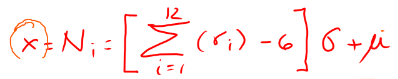
#> input picture trabajo02/normal.png, 398 x 79 px
$ jupyter execute 2.ipynb
#> lines starting #> are read from the running program, lines starting #| are printed output that depends on the picture
[cell 1]
import math
import numpy as np
import pandas  as pd
from matplotlib import pyplot as plt
import scipy.stats as st
import random

## DISTRIBUCIÓN NORMAL

En estadística y probabilidad se llama distribución normal, distribución de Gauss, distribución gaussiana o distribución de Laplace-Gauss, a una de las distribuciones de probabilidad de variable continua que con más frecuencia aparece en estadística y en la teoría de probabilidades.

[cell 2]
from PIL import Image
i = Image.open("normal.png")
#> i is the input picture: PIL image 398x79 RGB; mean R, G, B 255, 242.5, 242
width, height = i.size
#> width = 398; height = 79
i = i.resize((400,100))
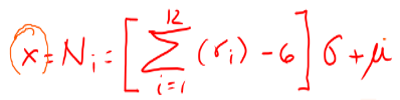
#> i: PIL image 400x100 RGB; mean R, G, B 255, 242.2, 241.8
display(i)

[cell 3]
def normal(a, b, data, n):
    x = []
    suma = []
    resta = []
    for i in range(n):
        sum = 0.0
        for j in range(12):
            aleatorio = random.choice(data)
            sum = sum + aleatorio
            data.remove(aleatorio)
        suma.append(sum)
        resta.append(sum-6)
        val = (sum - 6) * a + b
        x.append(round(val,4))
    return x, suma, resta

# GENERACIÓN DE NÚMEROS ALEATORIOS

###  Algoritmos congruencial cuadrático

Es un algoritmo congruencial no lineal que tiene la siguiente ecuación recursiva:

> $X_{i+1}=(aX_i^2+bX_i+c)mod(m) \hspace{1cm} i=0,1,2,3,...N$

En este caso, los números $r_i$ pueden ser generados con la ecuación:

> $r_i=\frac{X_i}{m−1} \hspace{1cm} i=0,1,2,3,...,n$

De acuerdo con L'Ecuyer, las condiciones que deben cumplir los parámetros $m,a,b,c$ para alcanzar un periodo máximo de $N=m$ son:

> $m=2^g$

> $a$ debe ser número par

> $c$ debe ser número impar

> $g$ debe ser entero

> $(b-1)mod4=1$.

[cell 4]
n = 10

def algoritmo_cuadratico(semilla,a,b,c,m):
  entero = (a*semilla**2+b*semilla+c)%m
  r = entero/(m-1)
  return r,entero

cantidad = n * 12
semilla = 3
pseudoaleatorios = []
for i in range(cantidad):
  r,semilla = algoritmo_cuadratico(semilla,a=1,b=0,c=0,m=991*997)
  pseudoaleatorios.append(round(r,4))

df = pd.DataFrame({'column':pseudoaleatorios})
df.to_csv('lab_01_algoritmo_blum_blum.csv', index=False, header=['aleatorio'],sep=';',decimal='.')
df.to_csv('lab_01_algoritmo_blum_blum.txt', index=False, header=['aleatorio'],sep=';',decimal='.')

print("Números pseudoaleatorios generados a través del tiempo:")
plt.plot(range(cantidad),pseudoaleatorios, marker="o", color="red")
plt.show()
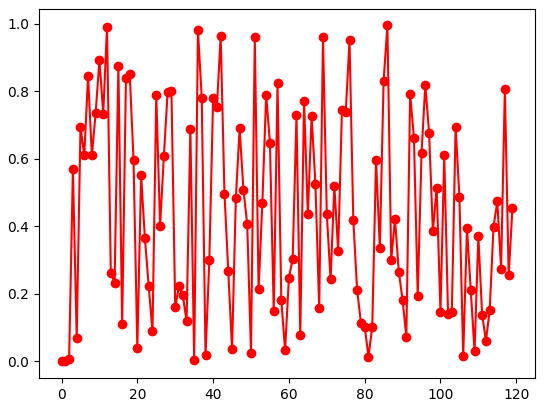
#> figure drawn by matplotlib, 1 panel; curve peaks at x = 86, y = 0.995

# PRUEBAS DE UNIFORMIDAD

## Prueba de Chi-cuadrada.

Busca determinar si los números del conjunto $r_i$ se distribuyen de manera uniforme en el intervalo (0,1). Es necesario dividir el intervalo (0,1) en $m$ sub-intervalos, en donde es recomendable $m=\sqrt{n}$. Luego se clasifica cada número cada número pseudoaleatorio $r_i$ en los $m$ intervalos. Donde $O_i$ es la frecuencia observada y $E_i$ es la frecuencia esperada. $E_i$ es teóricamente igual a $n/m$.

> $\mathcal{X}_0^2=\sum_{i=1}^{m}\frac{(E_i-O_i)^2}{E_i}$

Si el valor estadístico $\mathcal{X}_0^2$ es menor al valor de tablas de $\mathcal{X}_{\alpha,m-1}^2$, entonces no se puede rechazar que el conjunto de numeros $r_i$ sigue una distribución uniforme. En caso contrario, se rechaza que $r_i$ sigue una distribución uniforme.

[cell 5]
def prueba_chi_cuadrada(datos):
  n = len(datos)
  m = int(n**0.5)
  intervalo = 1/m
  frec_esperada = np.ones(m)*(n/m)
  frec_observada = np.zeros(m)
  for pseudoaleatorio in datos:
    posicion = int(pseudoaleatorio/intervalo) if pseudoaleatorio!=1 else m-1
    frec_observada[posicion] += 1
  return ((frec_esperada-frec_observada)**2/frec_esperada).sum()

datos = np.array(pseudoaleatorios)
print("El estadístico chi-cuadrada es: ",prueba_chi_cuadrada(datos))
a = 0.05
print("Tabla", st.chi2.ppf( 1 - (a/2), int(len(datos)**0.5) - 1))

El estadístico $\mathcal{X}_0^2=\sum_{i=1}^{m}\frac{(E_i-O_i)^2}{E_i}=10.3333333$ es menor al estadístico correspondiente de la Chi-cuadrada $\mathcal{X}_{0.025,9}^2=19.0227$. En consecuencia, no se puede rechazar que los números $r_i$ siguen una distribución uniforme.

# Pruebas de independencia

## Prueba de corridas arriba y abajo

El procedimiento de esta prueba consiste en determinar una secuencia de números ($S$) que solo contienen unos y ceros, de acuerdo con la comparación entre $r_i$ y $r_{i-1}$ (cero si el número $r_i$ es menor que $r_{i-1}$, caso contrario uno). Después se determina el número de corridas observadas, $C_O$ (cantidad de unos o ceros consecutivos). Luego se calcula el valor esperado, la varianza del número de corridas y el estadístico $Z_0$ mediante las ecucaciones:

> $\mu_{C_O} = \frac{2n-1}{3}$

> $\sigma_{C_O}^2=\frac{16n-29}{90}$3

> $Z_0 = \lvert \frac{C_O - \mu_{C_O}}{\sigma_{C_O}} \rvert$

Si el estadístico $Z_0$ es mayor que el valor crítico $Z_{\alpha,2}$, se concluye que los números del conjunto $r_i$ no son independientes. De lo contrario no se puede rechazar que el conjunto de $r_i$ sea independiente.

[cell 6]
data = np.array(pseudoaleatorios)
num = len(data)
s = np.floor(np.diff(data) + 1).astype(int) #diff encuentra la diferencia entre numeros consecutivos, diff[0 1 2] = [1 1], floor y +1 son artificio para cumplir la condicion de s
compresion = [valor for indice,valor in enumerate(s) if indice == 0 or valor != s[indice-1]] #crea un array sin valores consecutivos repetidos, [1 2 2 3] -> [1 2 3]
corridas = len(compresion)
media = (2*num-1)/3
varianza = (16*num-29)/90
Z_0 = abs((corridas-media)/varianza**0.5)
print("El estadístico Z_0 es: ", Z_0)

Como el estadístico $Z_0 = 0.58176$ es menor que el valor de la tabla de la normal estándar para $Z_{\alpha,2}=Z_{5\%,2}=1.96$, se concluye que no se puede rechazar que los números del conjunto $r_i$ son independientes.

[cell 7]
a = 0.4
b = 12
x = []
suma = []
resta = []
x, suma, resta = normal(a, b, pseudoaleatorios.copy(), n)

[cell 8]
y = []
for i in range(n):
    y.append(i+1)

sep = '|{}|{}|{}|{}|{}|'.format('-'*12,'-'*12, '-'*12, '-'*14, '-'*12)
print('{0}\n|    PIEZA   |    Σ(ri)   |  Σ(ri)-6   | [Σ(ri)-6]*a+b| (Vol. ONZA)| \n{0}'.format(sep))
for pos , cal, cal2, cal3, cred in zip(y, suma, resta, x , x):
    print('| {:>10.0f} | {:>10.4f} | {:>10.4f} | {:>12.4f} | {:>10.4f} |\n{}'.format(pos,cal, cal2, cal3, cred,  sep))

$ run again, with trabajo02/binomial.PNG copied over trabajo02/normal.png
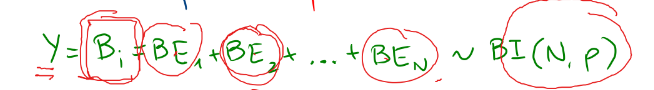
#> input picture trabajo02/binomial.PNG, 654 x 90 px
#> i is the input picture: PIL image 654x90 RGBA; mean R, G, B, A 245.9, 243.3, 239.2, 255
#> `i = i.resize((400,100))`:
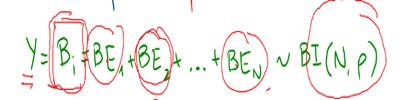
#> i: PIL image 400x100 RGBA; mean R, G, B, A 245.7, 242.9, 238.8, 255

$ run again, with trabajo02/img01.PNG copied over trabajo02/normal.png
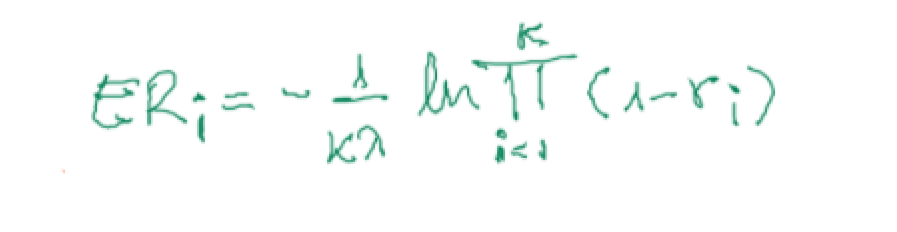
#> input picture trabajo02/img01.PNG, 897 x 232 px
#> i is the input picture: PIL image 897x232 RGBA; mean R, G, B, A 249.3, 252.1, 251.2, 255
#> `i = i.resize((400,100))`:
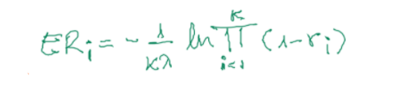
#> i: PIL image 400x100 RGBA; mean R, G, B, A 249.2, 252.1, 251.1, 255
